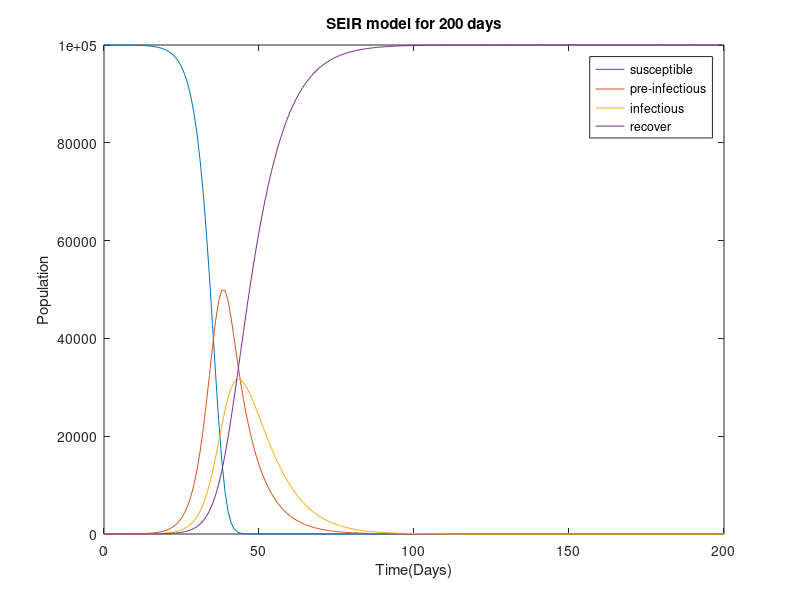
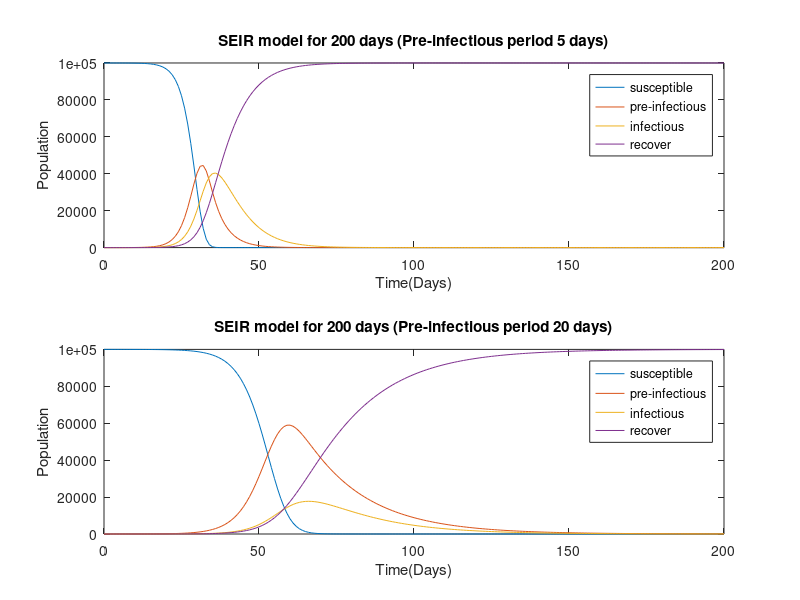
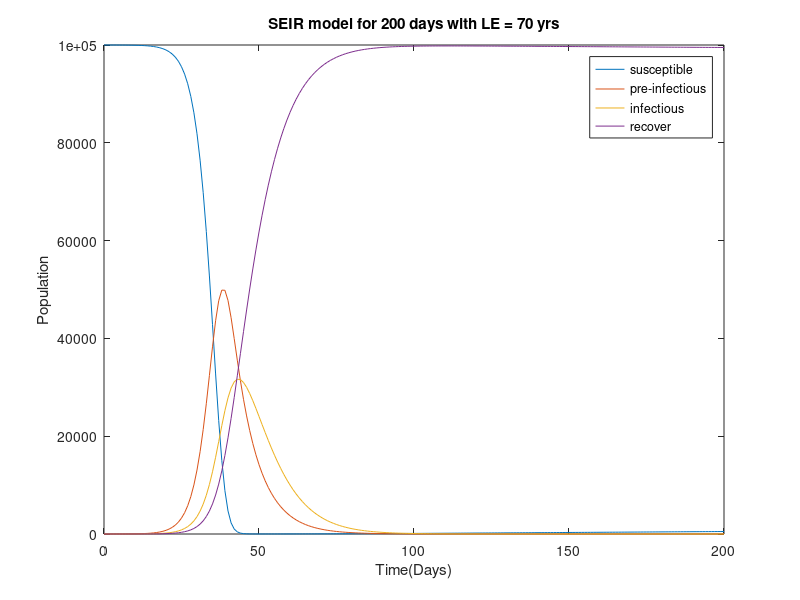
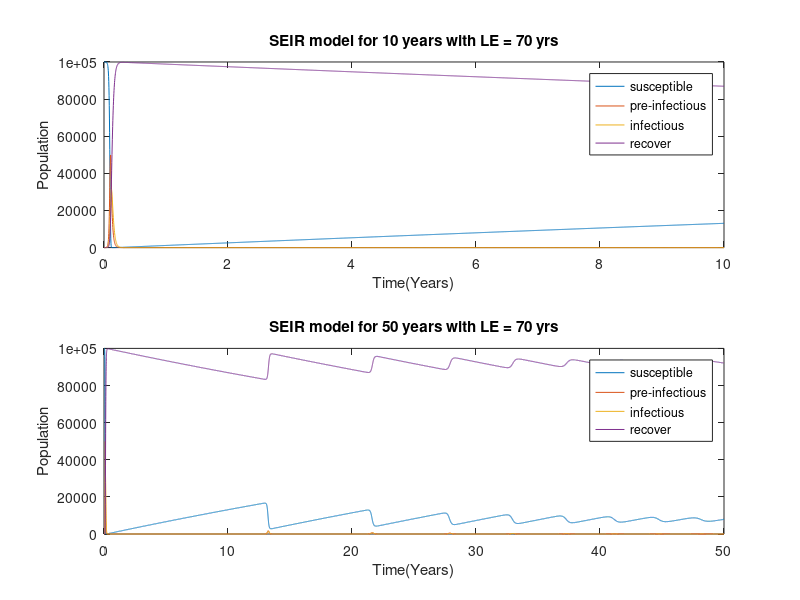

The MATLAB script that drew these images, in order:
clear all; clc; close all
%% Setting up difference equations
% We assume that individuals mix randomly and parameter values are given as
% follows:
N = 100000;						% Population 100,000 people
[S0, E0, I0, R0] = deal(99999, 0, 1, 0);		% Initial values
kappa = 1/8; 					% Pre-infectious period 8 days
alpha = 1/7;					% Infectious period 7 days
R_0 = 13;						% Basic reproduction number 13
beta = R_0 * alpha / N;

% Set up the SEIR model of the transmission dynamics of measles in a closed
% population using difference equations:

trans_period = 200;				% model of 200 days
dt = 1;							% for each day

data_coll = zeros(4,trans_period+1);
data_coll(:,1) = [S0,E0,I0,R0]';
for i = 2:dt:trans_period+1
    diff_mat = [-beta*data_coll(3,i-1), 0, 0, 0; ...
        beta*data_coll(3,i-1), -kappa, 0, 0;...
        0, kappa, -alpha, 0; ...
        0, 0, alpha, 0];
	data_coll(:,i) =data_coll(:,i-1) + dt*(diff_mat*data_coll(:,i-1));
end

% 1. Plot a graph for number of susceptible, pre-Infectious, infectious,
% and recovered populations during 200 days.
days = 0:dt:trans_period;
plot(days, data_coll');
legend('susceptible','pre-infectious','infectious','recover','Location', 'best');
title('SEIR model for 200 days');
xlabel('Time(Days)');
ylabel('Population');

% 2. How long does it take before there are no infectious persons in the
% population? Why do no further new infectious persons occur in this
% population after a certain time?
% Find the first day t that I(t) is less than 1, which means that the
% infectious is less than one person. We can take it as on infectious
% persons.
Dday = find(data_coll(3,8:trans_period+1) < 1, 1) + 7;      % 137
% The first time that there is no infectious person must later than a week,
% since the infectious period is 7 days. Hence, we search after 7 days and
% add 7 days back for giving the day in trans_period.

% 3. How does the graph change if you change the pre-infectious period to
% be 5 days and 20 days, respectively?
kappa1 = 1/5; 					% Pre-infectious period 5 days
kappa2 = 1/20; 					% Pre-infectious period 20 days

data_coll1 = zeros(4,trans_period+1);
data_coll1(:,1) = [S0,E0,I0,R0]';
for i = 2:dt:trans_period+1
    diff_mat = [-beta*data_coll1(3,i-1), 0, 0, 0; ...
        beta*data_coll1(3,i-1), -kappa1, 0, 0;...
        0, kappa1, -alpha, 0; ...
        0, 0, alpha, 0];
	data_coll1(:,i) =data_coll1(:,i-1) + dt*(diff_mat*data_coll1(:,i-1));
end

data_coll2 = zeros(4,trans_period+1);
data_coll2(:,1) = [S0,E0,I0,R0]';
for i = 2:dt:trans_period+1
    diff_mat = [-beta*data_coll2(3,i-1), 0, 0, 0; ...
        beta*data_coll2(3,i-1), -kappa2, 0, 0;...
        0, kappa2, -alpha, 0; ...
        0, 0, alpha, 0];
	data_coll2(:,i) =data_coll2(:,i-1) + dt*(diff_mat*data_coll2(:,i-1));
end

figure('WindowState','maximized');
subplot(2,1,1);
plot(days, data_coll1');
legend('susceptible','pre-infectious','infectious','recover','Location', 'best');
title('SEIR model for 200 days (Pre-infectious period 5 days)');
xlabel('Time(Days)');
ylabel('Population');

subplot(2,1,2); 
plot(days, data_coll2');
legend('susceptible','pre-infectious','infectious','recover','Location', 'best');
title('SEIR model for 200 days (Pre-infectious period 20 days)');
xlabel('Time(Days)');
ylabel('Population');
% As we can see in the figure window, the longer pre-infectious period the
% later infectious person back to zero.

% 4. Which assumptions would you alter or add to the model to describe the
% transmission of measles in a large population over a period of years?
% The natural birth and death should take into account. And we have several
% assuumptions, such as the natural birth rate and the natural death rate
% are the same.

%% Incorporating births and deaths
% 5. Assuming that the population size doesn't change over time, what would
% be an appropriate expression for the per capital birth rate and death
% rate? 
% We can set a constant mu as the rate of birth and death. And all the
% newborns are susceptible. Note that mu is a factor. As our assumption,
% the life expectancy is 70 years. Then we set
LE = 70 * 365;
mu = 1/LE;          % Birth rate = death rate

% 6. Is it realistic that all individuals are born into the susceptible
% population? Is this a reasonable assumption to make? What alternative
% assumptions might be appropriate to make the model more realistic?
% It depends on the properties of diseases. If the immunity is maternal,
% then not all the individuals are born into the susceptible population. If
% it is adaptive immunity, then we can assume this in our model. The birth
% rate and death rate are independent, i.e. they are unnecessarily the
% same. And if the immunity is not adaptive, then we need another factor to
% simulate the portioin of those have natural immunity.


% 7. With the birth and death rates included in the equations, run the
% equations for 200 days. Is there a point where no more infections occur?

data_coll3 = zeros(4,trans_period+1);
data_coll3(:,1) = [S0,E0,I0,R0]';
for i = 2:dt:trans_period+1
    diff_mat = [-beta*data_coll3(3,i-1), mu, mu, mu; ...
        beta*data_coll3(3,i-1), -kappa-mu, 0, 0;...
        0, kappa, -alpha-mu, 0; ...
        0, 0, alpha, -mu];
	data_coll3(:,i) =data_coll3(:,i-1) + dt*(diff_mat*data_coll3(:,i-1));
end

figure
days = 0:dt:trans_period;
plot(days, data_coll3');
legend('susceptible','pre-infectious','infectious','recover','Location', 'best');
title('SEIR model for 200 days with LE = 70 yrs');
xlabel('Time(Days)');
ylabel('Population');

Dday_200dys = find(data_coll3(3,8:trans_period+1) < 1, 1) + 7;     % 140
% Later than the case without new birth and death. But basicly the same.

% What about 10 years? 50 years?
trans_period1 = 10 * 365;
data_coll4 = zeros(4,trans_period1+1);
data_coll4(:,1) = [S0,E0,I0,R0]';
for i = 2:dt:trans_period1+1
    diff_mat = [-beta*data_coll4(3,i-1), mu, mu, mu; ...
        beta*data_coll4(3,i-1), -kappa-mu, 0, 0;...
        0, kappa, -alpha-mu, 0; ...
        0, 0, alpha, -mu];
	data_coll4(:,i) =data_coll4(:,i-1) + dt*(diff_mat*data_coll4(:,i-1));
end

Dday_10yrs = find(data_coll4(3,8:trans_period1+1) < 1, 1) + 7;        % 140

trans_period2 = 50 * 365;
data_coll5 = zeros(4,trans_period2+1);
data_coll5(:,1) = [S0,E0,I0,R0]';
for i = 2:dt:trans_period2+1
    diff_mat = [-beta*data_coll5(3,i-1), mu, mu, mu; ...
        beta*data_coll5(3,i-1), -kappa-mu, 0, 0;...
        0, kappa, -alpha-mu, 0; ...
        0, 0, alpha, -mu];
	data_coll5(:,i) =data_coll5(:,i-1) + dt*(diff_mat*data_coll5(:,i-1));
end

Dday_50yrs = find(data_coll5(3,8:trans_period2+1) < 1, 1) + 7;        % 140

figure('WindowState','maximized');
subplot(2,1,1);
days = 0:dt:trans_period1;
plot(days/365, data_coll4');
legend('susceptible','pre-infectious','infectious','recover','Location', 'best');
title('SEIR model for 10 years with LE = 70 yrs');
xlabel('Time(Years)');
ylabel('Population');

subplot(2,1,2); 
days = 0:dt:trans_period2;
plot(days/365, data_coll5');
legend('susceptible','pre-infectious','infectious','recover','Location', 'best');
title('SEIR model for 50 years with LE = 70 yrs');
xlabel('Time(Years)');
ylabel('Population');

% 8. How are the changes in the number of susceptible and immune related if
% you were to simulate the dynamics of measles for 50 years and for 100
% years?

trans_period3 = 100 * 365;
data_coll6 = zeros(4,trans_period3+1);
data_coll6(:,1) = [S0,E0,I0,R0]';
for i = 2:dt:trans_period3+1
    diff_mat = [-beta*data_coll6(3,i-1), mu, mu, mu; ...
        beta*data_coll6(3,i-1), -kappa-mu, 0, 0;...
        0, kappa, -alpha-mu, 0; ...
        0, 0, alpha, -mu];
	data_coll6(:,i) =data_coll6(:,i-1) + dt*(diff_mat*data_coll6(:,i-1));
end

figure('WindowState','maximized');
subplot(2,1,1);
days = 0:dt:trans_period2;
plot(days/365, data_coll5');
legend('susceptible','pre-infectious','infectious','recover','Location', 'best');
title('SEIR model for 50 years with LE = 70 yrs');
xlabel('Time(Years)');
ylabel('Population');

subplot(2,1,2); 
days = 0:dt:trans_period3;
plot(days/365, data_coll6');
legend('susceptible','pre-infectious','infectious','recover','Location', 'best');
title('SEIR model for 100 years with LE = 70 yrs');
xlabel('Time(Years)');
ylabel('Population');

% As the trans_period increases, we can see that the model reach to the
% equilibrium.

% 9. What happens if you change the time step to 2, 3, 4, and 5 days?

% Compute for 200 days
trans_period = 200;				% model of 200 days
dt_opt = [2, 3, 4, 5];
figure('WindowState','maximized');

for n = 1 : length(dt_opt)
    dt = dt_opt(n);							% for every dt days
    data_coll7 = [];
    data_coll7(:,1) = [S0,E0,I0,R0]';
    i = 1;
    for t = dt+1 : dt : trans_period+1
        i = i + 1;
        diff_mat = [-beta*data_coll7(3,i-1), mu, mu, mu; ...
            beta*data_coll7(3,i-1), -kappa-mu, 0, 0;...
            0, kappa, -alpha-mu, 0; ...
            0, 0, alpha, -mu];
        data_coll7(:,i) =data_coll7(:,i-1) + dt*(diff_mat*data_coll7(:,i-1));
    end

    subplot(2,2,n);
    days = 0:dt:trans_period;
    plot(days, data_coll7');
    legend('susceptible','pre-infectious','infectious','recover','Location', 'best');
    title(sprintf('SEIR model for 200 days (dt = %d)', dt));
    xlabel('Time(Days)');
    ylabel('Population');
end

% Compute for 50 years
trans_period = 50 * 365;				% model of 200 days
figure('WindowState','maximized');

for n = 1 : length(dt_opt)
    dt = dt_opt(n);							% for every dt days
    data_coll7 = [];
    data_coll7(:,1) = [S0,E0,I0,R0]';
    i = 1;
    for t = dt+1 : dt : trans_period+1
        i = i + 1;
        diff_mat = [-beta*data_coll7(3,i-1), mu, mu, mu; ...
            beta*data_coll7(3,i-1), -kappa-mu, 0, 0;...
            0, kappa, -alpha-mu, 0; ...
            0, 0, alpha, -mu];
        data_coll7(:,i) =data_coll7(:,i-1) + dt*(diff_mat*data_coll7(:,i-1));
    end

    subplot(2,2,n);
    days = 0:dt:trans_period;
    plot(days/365, data_coll7');
    legend('susceptible','pre-infectious','infectious','recover','Location', 'best');
    title(sprintf('SEIR model for 50 years (dt = %d)', dt));
    xlabel('Time(Years)');
    ylabel('Population');
end

% Compute for 200 days and 50 years with dt = 10 days
trans_period = [200, 50 * 365];				% model of 200 days and 50 years
dt = 10;                                                % for every 10 days
figure('WindowState','maximized');

tsp = trans_period(1);
data_coll7 = [];
data_coll7(:,1) = [S0,E0,I0,R0]';
i = 1;
for t = dt+1 : dt : tsp+1
    i = i + 1;
    diff_mat = [-beta*data_coll7(3,i-1), mu, mu, mu; ...
        beta*data_coll7(3,i-1), -kappa-mu, 0, 0;...
        0, kappa, -alpha-mu, 0; ...
        0, 0, alpha, -mu];
    data_coll7(:,i) =data_coll7(:,i-1) + dt*(diff_mat*data_coll7(:,i-1));
end

subplot(2,1,1);
days = 0 : dt : tsp;
plot(days, data_coll7');
legend('susceptible','pre-infectious','infectious','recover','Location', 'best');
title(sprintf('SEIR model for 200 days (dt = %d)', dt));
xlabel('Time(Days)');
ylabel('Population');

tsp = trans_period(2);
data_coll7 = [];
data_coll7(:,1) = [S0,E0,I0,R0]';
i = 1;
for t = dt+1 : dt : tsp+1
    i = i + 1;
    diff_mat = [-beta*data_coll7(3,i-1), mu, mu, mu; ...
        beta*data_coll7(3,i-1), -kappa-mu, 0, 0;...
        0, kappa, -alpha-mu, 0; ...
        0, 0, alpha, -mu];
    data_coll7(:,i) =data_coll7(:,i-1) + dt*(diff_mat*data_coll7(:,i-1));
end

subplot(2,1,2);
days = 0 : dt : tsp;
plot(days/365, data_coll7');
legend('susceptible','pre-infectious','infectious','recover','Location', 'best');
title(sprintf('SEIR model for 50 years (dt = %d)', dt));
xlabel('Time(Years)');
ylabel('Population');


 % Would it be reasonable to take a time step of 10 days?
 % No. The information is totally damaged.